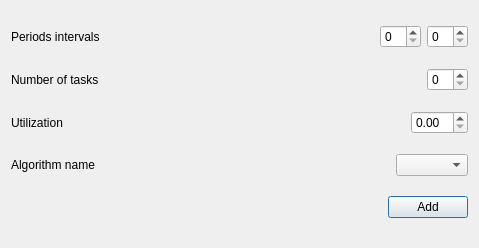
<?xml version="1.0" encoding="UTF-8"?>
<ui version="4.0">
 <class>Dialog</class>
 <widget class="QDialog" name="Dialog">
  <property name="geometry">
   <rect>
    <x>0</x>
    <y>0</y>
    <width>479</width>
    <height>248</height>
   </rect>
  </property>
  <property name="contextMenuPolicy">
   <enum>Qt::DefaultContextMenu</enum>
  </property>
  <property name="windowTitle">
   <string>Automatic task generator</string>
  </property>
  <layout class="QVBoxLayout" name="verticalLayout">
   <item>
    <layout class="QHBoxLayout" name="horizontalLayout">
     <item>
      <widget class="QLabel" name="label">
       <property name="text">
        <string>Periods intervals</string>
       </property>
       <property name="buddy">
        <cstring>spinBox_period_start</cstring>
       </property>
      </widget>
     </item>
     <item>
      <spacer name="horizontalSpacer">
       <property name="orientation">
        <enum>Qt::Horizontal</enum>
       </property>
       <property name="sizeHint" stdset="0">
        <size>
         <width>40</width>
         <height>20</height>
        </size>
       </property>
      </spacer>
     </item>
     <item>
      <widget class="QSpinBox" name="spinBox_period_start"/>
     </item>
     <item>
      <widget class="QSpinBox" name="spinBox_period_end"/>
     </item>
    </layout>
   </item>
   <item>
    <layout class="QHBoxLayout" name="horizontalLayout_2">
     <item>
      <widget class="QLabel" name="label_2">
       <property name="text">
        <string>Number of tasks</string>
       </property>
       <property name="buddy">
        <cstring>spinBox_number_of_tasks</cstring>
       </property>
      </widget>
     </item>
     <item>
      <spacer name="horizontalSpacer_2">
       <property name="orientation">
        <enum>Qt::Horizontal</enum>
       </property>
       <property name="sizeHint" stdset="0">
        <size>
         <width>40</width>
         <height>20</height>
        </size>
       </property>
      </spacer>
     </item>
     <item>
      <widget class="QSpinBox" name="spinBox_number_of_tasks"/>
     </item>
    </layout>
   </item>
   <item>
    <layout class="QHBoxLayout" name="horizontalLayout_3">
     <item>
      <widget class="QLabel" name="label_3">
       <property name="text">
        <string>Utilization</string>
       </property>
       <property name="buddy">
        <cstring>doubleSpinBox_utilization</cstring>
       </property>
      </widget>
     </item>
     <item>
      <spacer name="horizontalSpacer_3">
       <property name="orientation">
        <enum>Qt::Horizontal</enum>
       </property>
       <property name="sizeHint" stdset="0">
        <size>
         <width>40</width>
         <height>20</height>
        </size>
       </property>
      </spacer>
     </item>
     <item>
      <widget class="QDoubleSpinBox" name="doubleSpinBox_utilization">
       <property name="maximum">
        <double>99.000000000000000</double>
       </property>
      </widget>
     </item>
    </layout>
   </item>
   <item>
    <layout class="QHBoxLayout" name="horizontalLayout_4">
     <item>
      <widget class="QLabel" name="label_4">
       <property name="text">
        <string>Algorithm name</string>
       </property>
       <property name="buddy">
        <cstring>comboBox_algorithm_name</cstring>
       </property>
      </widget>
     </item>
     <item>
      <spacer name="horizontalSpacer_4">
       <property name="orientation">
        <enum>Qt::Horizontal</enum>
       </property>
       <property name="sizeHint" stdset="0">
        <size>
         <width>40</width>
         <height>20</height>
        </size>
       </property>
      </spacer>
     </item>
     <item>
      <widget class="QComboBox" name="comboBox_algorithm_name"/>
     </item>
    </layout>
   </item>
   <item>
    <layout class="QHBoxLayout" name="horizontalLayout_5">
     <item>
      <spacer name="horizontalSpacer_5">
       <property name="orientation">
        <enum>Qt::Horizontal</enum>
       </property>
       <property name="sizeHint" stdset="0">
        <size>
         <width>40</width>
         <height>20</height>
        </size>
       </property>
      </spacer>
     </item>
     <item>
      <widget class="QPushButton" name="pushButton">
       <property name="text">
        <string>Add</string>
       </property>
      </widget>
     </item>
    </layout>
   </item>
  </layout>
 </widget>
 <resources/>
 <connections>
  <connection>
   <sender>pushButton</sender>
   <signal>clicked()</signal>
   <receiver>Dialog</receiver>
   <slot>add_clicked()</slot>
   <hints>
    <hint type="sourcelabel">
     <x>379</x>
     <y>563</y>
    </hint>
    <hint type="destinationlabel">
     <x>702</x>
     <y>544</y>
    </hint>
   </hints>
  </connection>
  <connection>
   <sender>pushButton</sender>
   <signal>clicked()</signal>
   <receiver>Dialog</receiver>
   <slot>accept()</slot>
   <hints>
    <hint type="sourcelabel">
     <x>404</x>
     <y>566</y>
    </hint>
    <hint type="destinationlabel">
     <x>543</x>
     <y>567</y>
    </hint>
   </hints>
  </connection>
 </connections>
 <slots>
  <slot>add_clicked()</slot>
 </slots>
</ui>
